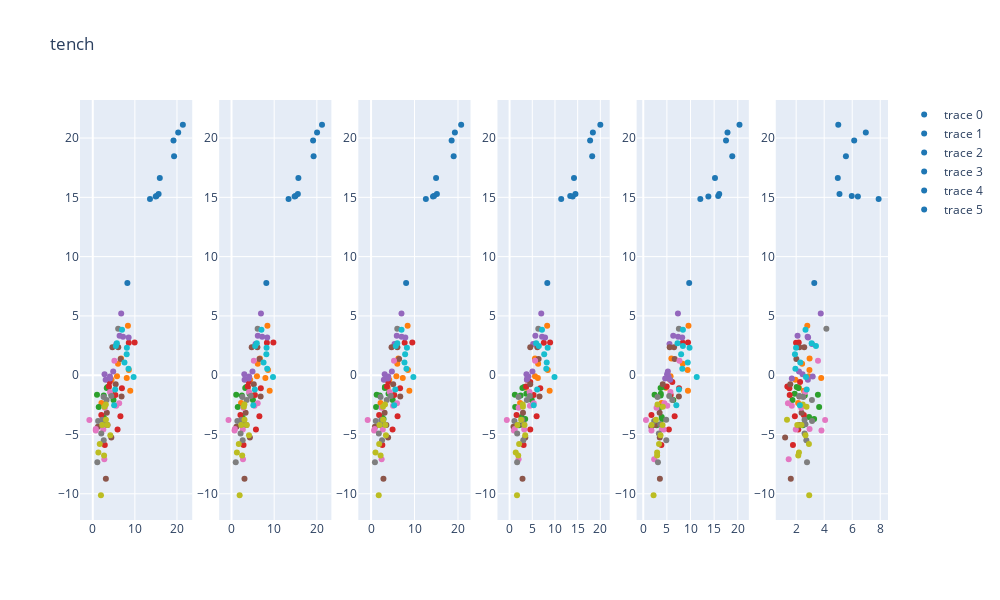
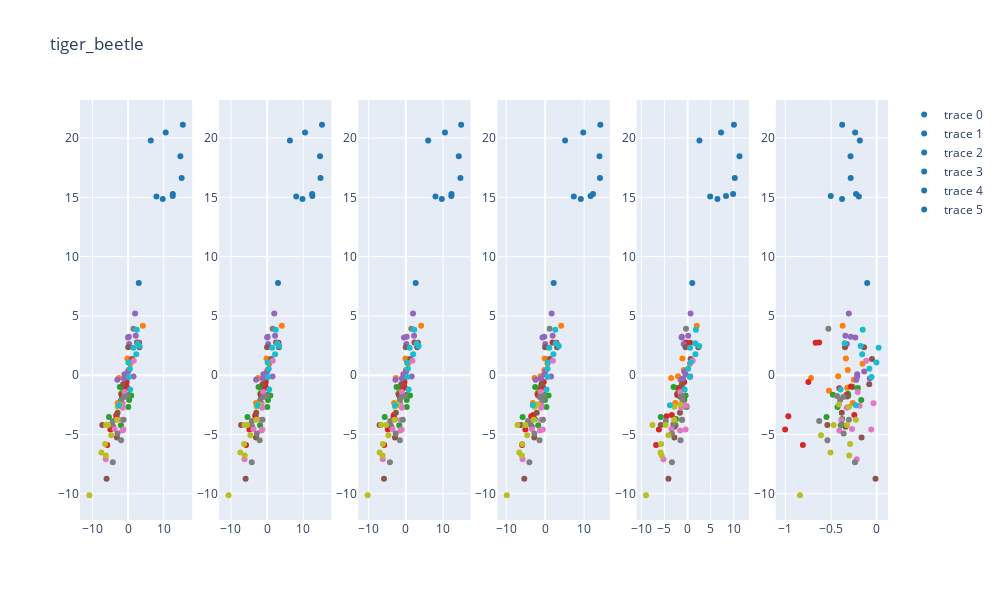
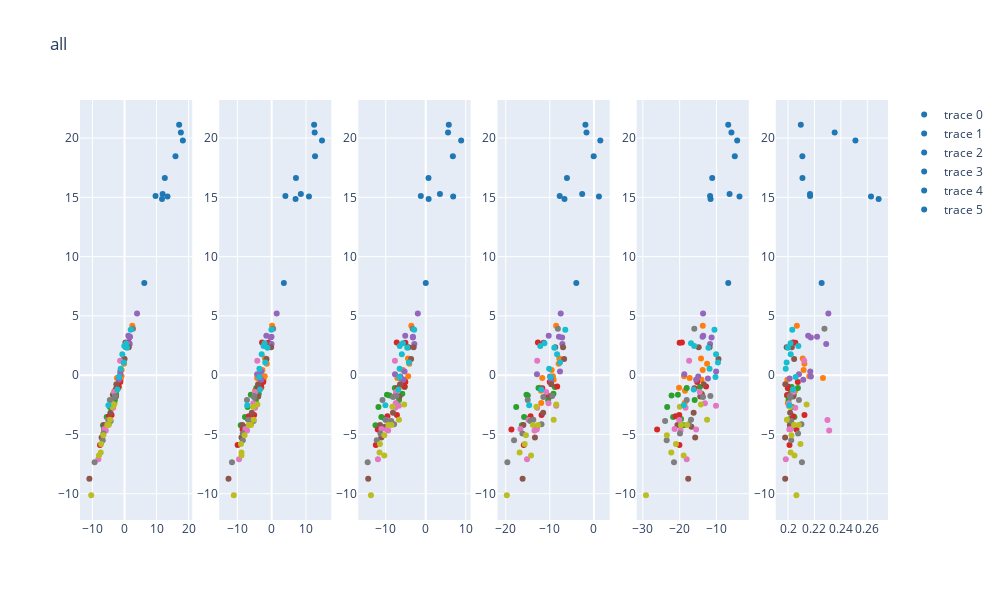
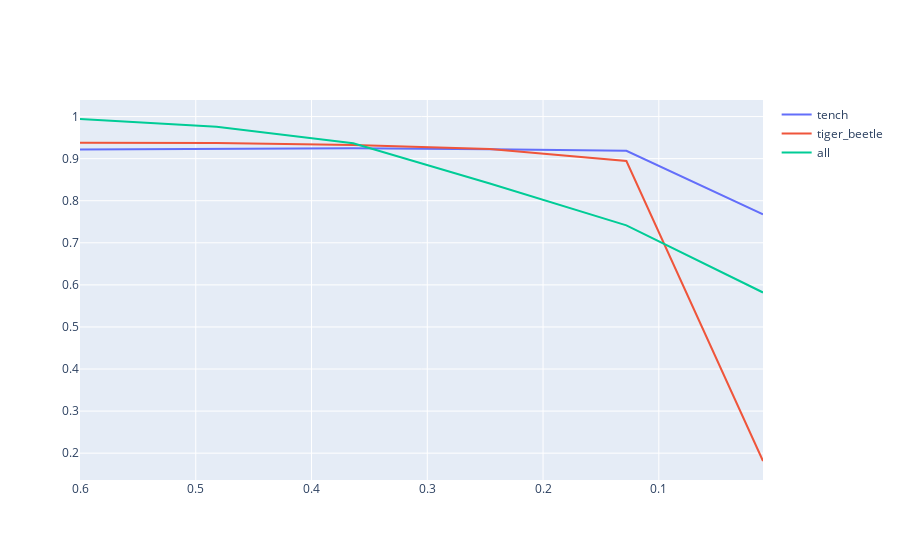

Write notebook code for charts like these, in order.
### Code cell
#plotting scatterplots
import plotly.express as px
from plotly.subplots import make_subplots
import plotly.graph_objects as go
import plotly


cols = plotly.colors.DEFAULT_PLOTLY_COLORS
all_cols = []
for col in cols:
    for i in range(10):
        all_cols.append(col)

#for cat in list(units.keys())+['all']:
for cat in ['tench','all']:
    #print(cat)
    fig = make_subplots(rows=1, cols=len(circuit_activations[cat]))
    for s, c_acts in enumerate(circuit_activations[cat]):
        fig.add_trace(
            go.Scatter(x=c_acts, y=unit_activations,
                       mode='markers',
                       marker=dict(color=all_cols)),
            row=1, col=s+1
                    )

    fig.update_layout(height=600, width=1000, title_text=cat)
    fig.show()
    
    
fig = go.Figure()
for cat in ['tench','tiger_beetle','all']:
    fig.add_trace(
                go.Scatter(x=sparsities, 
                           y=correlations[cat],
                           mode='lines',
                           name=cat))
fig['layout']['xaxis']['autorange'] = "reversed"
fig.show()
